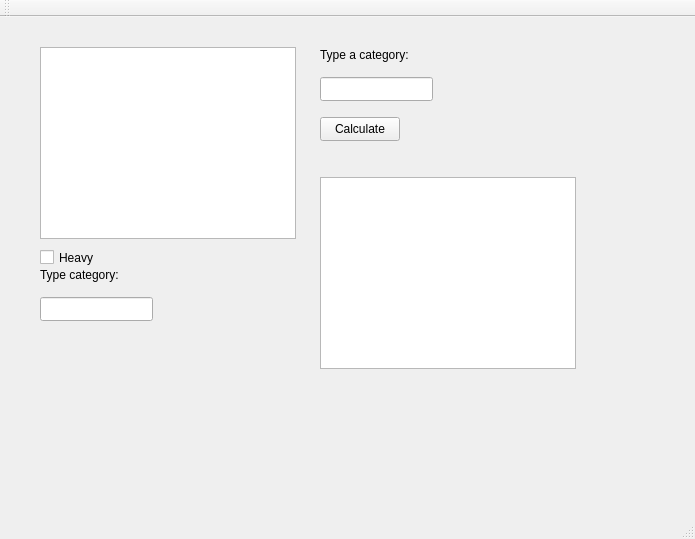
<?xml version="1.0" encoding="UTF-8"?>
<ui version="4.0">
 <class>shopClass</class>
 <widget class="QMainWindow" name="shopClass">
  <property name="geometry">
   <rect>
    <x>0</x>
    <y>0</y>
    <width>695</width>
    <height>539</height>
   </rect>
  </property>
  <property name="windowTitle">
   <string>shop</string>
  </property>
  <widget class="QWidget" name="centralWidget">
   <widget class="QWidget" name="widget" native="true">
    <property name="geometry">
     <rect>
      <x>30</x>
      <y>20</y>
      <width>611</width>
      <height>371</height>
     </rect>
    </property>
    <widget class="QListWidget" name="listShop">
     <property name="geometry">
      <rect>
       <x>10</x>
       <y>10</y>
       <width>256</width>
       <height>192</height>
      </rect>
     </property>
    </widget>
    <widget class="QLabel" name="label">
     <property name="geometry">
      <rect>
       <x>290</x>
       <y>10</y>
       <width>111</width>
       <height>16</height>
      </rect>
     </property>
     <property name="text">
      <string>Type a category:</string>
     </property>
    </widget>
    <widget class="QLabel" name="labelTotal">
     <property name="geometry">
      <rect>
       <x>430</x>
       <y>60</y>
       <width>49</width>
       <height>16</height>
      </rect>
     </property>
     <property name="text">
      <string/>
     </property>
    </widget>
    <widget class="QPushButton" name="pushButtonTotal">
     <property name="geometry">
      <rect>
       <x>290</x>
       <y>80</y>
       <width>80</width>
       <height>24</height>
      </rect>
     </property>
     <property name="text">
      <string>Calculate</string>
     </property>
    </widget>
    <widget class="QListWidget" name="listNew">
     <property name="geometry">
      <rect>
       <x>290</x>
       <y>140</y>
       <width>256</width>
       <height>192</height>
      </rect>
     </property>
    </widget>
    <widget class="QLineEdit" name="lineEditCategory">
     <property name="geometry">
      <rect>
       <x>290</x>
       <y>40</y>
       <width>113</width>
       <height>24</height>
      </rect>
     </property>
    </widget>
    <widget class="QCheckBox" name="checkBoxHeavy">
     <property name="geometry">
      <rect>
       <x>10</x>
       <y>210</y>
       <width>76</width>
       <height>21</height>
      </rect>
     </property>
     <property name="text">
      <string>Heavy</string>
     </property>
    </widget>
    <widget class="QLineEdit" name="lineCategoryCom">
     <property name="geometry">
      <rect>
       <x>10</x>
       <y>260</y>
       <width>113</width>
       <height>24</height>
      </rect>
     </property>
    </widget>
    <widget class="QLabel" name="label_2">
     <property name="geometry">
      <rect>
       <x>10</x>
       <y>230</y>
       <width>91</width>
       <height>16</height>
      </rect>
     </property>
     <property name="text">
      <string>Type category:</string>
     </property>
    </widget>
   </widget>
  </widget>
  <widget class="QMenuBar" name="menuBar">
   <property name="geometry">
    <rect>
     <x>0</x>
     <y>0</y>
     <width>695</width>
     <height>21</height>
    </rect>
   </property>
  </widget>
  <widget class="QToolBar" name="mainToolBar">
   <attribute name="toolBarArea">
    <enum>TopToolBarArea</enum>
   </attribute>
   <attribute name="toolBarBreak">
    <bool>false</bool>
   </attribute>
  </widget>
  <widget class="QStatusBar" name="statusBar"/>
 </widget>
 <layoutdefault spacing="6" margin="11"/>
 <resources>
  <include location="shop.qrc"/>
 </resources>
 <connections/>
</ui>
